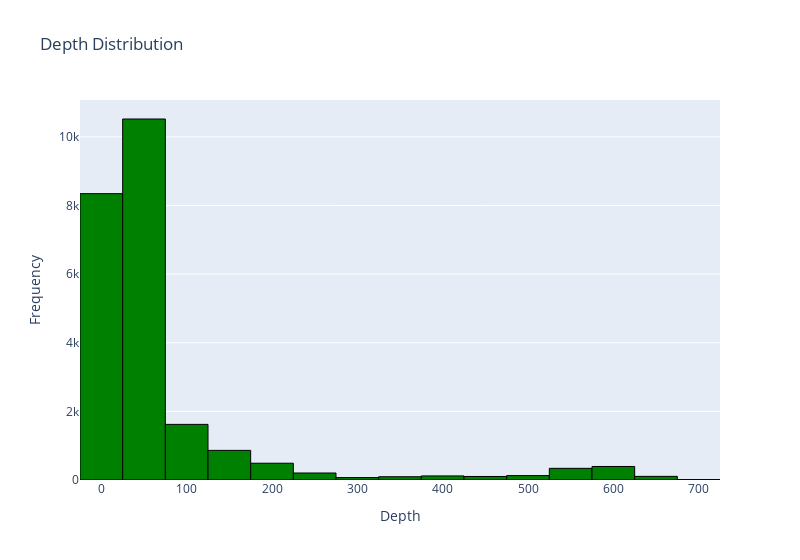

Notebook code for this chart:
### Markdown cell above
# **Depth Distribution**

### Code cell
histogram_trace = go.Histogram(
    x=df['Depth'],
    nbinsx=20,
    marker_color='green',
    marker_line_color='black',
    marker_line_width=1
)

layout = go.Layout(
    title='Depth Distribution',
    xaxis=dict(title='Depth'),
    yaxis=dict(title='Frequency'),
    width=800
)

fig = go.Figure(data=[histogram_trace], layout=layout)
fig.show()

### Figure 1 — Plotly figure (JSON) as saved in the notebook; plotly's stock layout.template omitted (floating-point values rounded to 4 significant figures; data arrays with more than 128 entries replaced by an {"elided": "..."} marker saying what was removed)
{"data": [{"marker": {"color": "green", "line": {"color": "black", "width": 1}}, "nbinsx": 20, "type": "histogram", "x": {"elided": "23412 float values"}}], "layout": {"title": {"text": "Depth Distribution"}, "width": 800, "xaxis": {"title": {"text": "Depth"}}, "yaxis": {"title": {"text": "Frequency"}}}}
